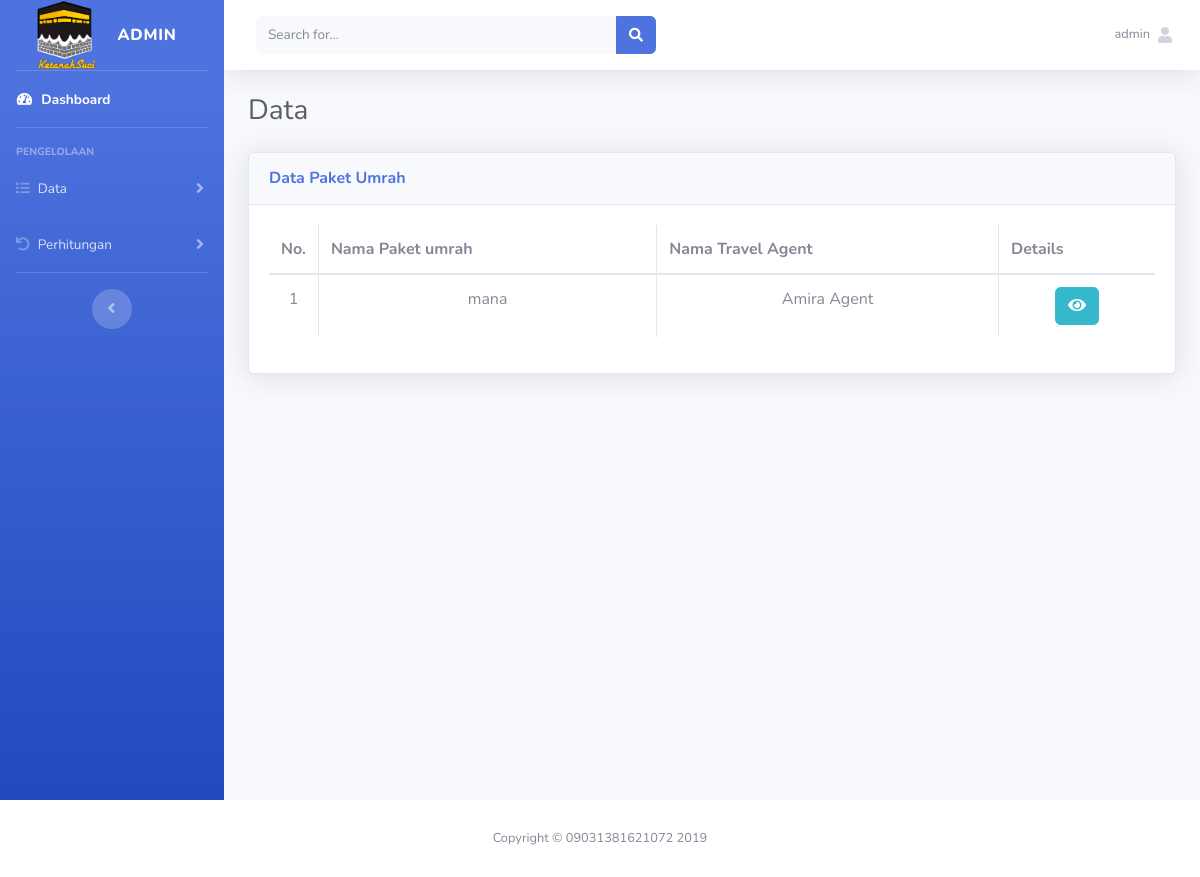
/index.php?url=data_paket_umrah (signed in), run on an earlier commit of the app's database.
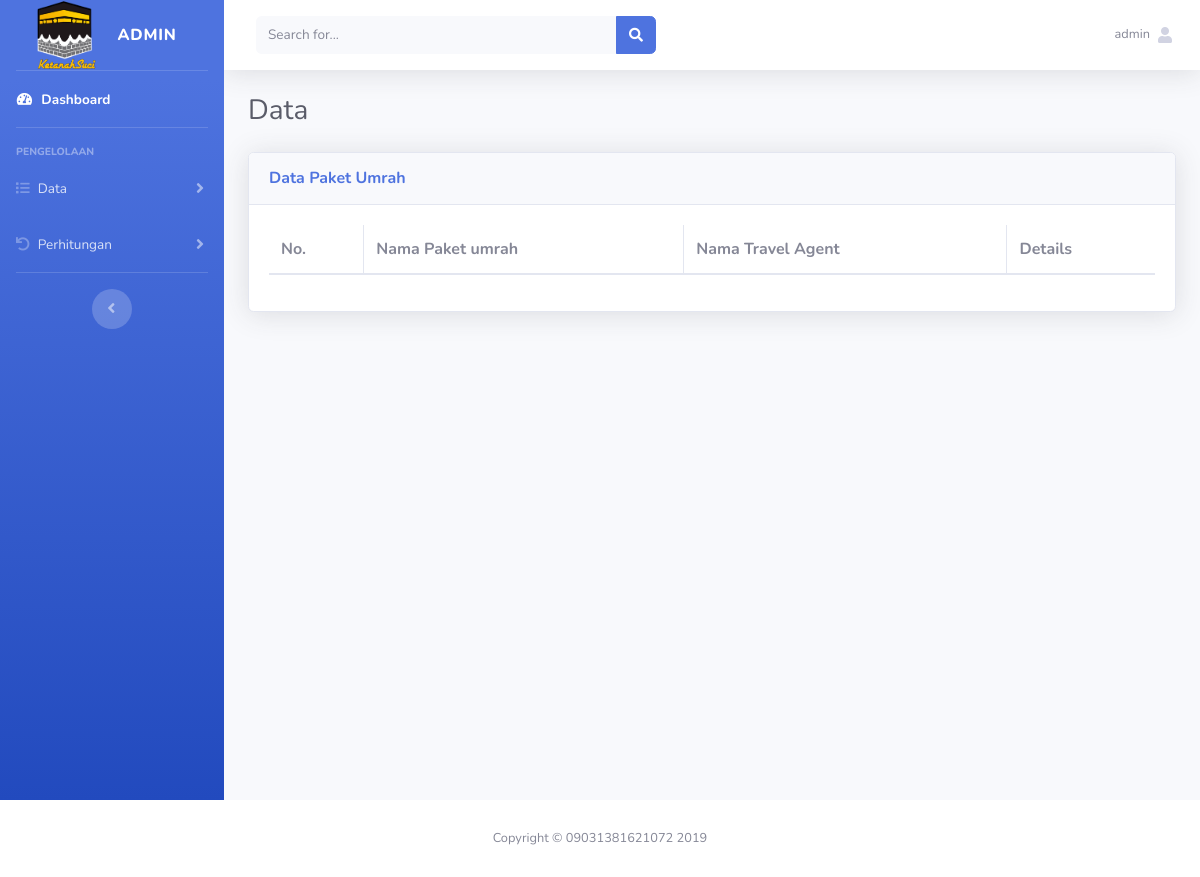
And on a later commit of the database.
### tables this page shows
CREATE TABLE `tbl_data_paket` (
  `id` int(11) NOT NULL,
  `paket_data_id` varchar(50) NOT NULL,
  `paket_detail` text NOT NULL,
  `nama_paket` varchar(100) NOT NULL,
  `harga_paket` int(50) NOT NULL,
  `id_jumlah_fasilitas` varchar(50) NOT NULL,
  `id_banyak_pelayanan` varchar(50) NOT NULL,
  `travel_id` varchar(50) NOT NULL,
  `jenispaket_id` varchar(50) NOT NULL,
  `testimoni_id` varchar(50) NOT NULL,
  `sertifikat_id` varchar(50) NOT NULL,
  `nama_hotel` varchar(100) NOT NULL,
  `bintang_hotel` enum('bintang 1','bintang 2','bintang 3','bintang 4','bintang 5') NOT NULL,
  `objek_wisata` varchar(100) NOT NULL,
  `nama_maskapai` varchar(50) NOT NULL,
  `rute_penerbangan` varchar(20) NOT NULL,
  `jumlah_hari` varchar(50) NOT NULL
);

CREATE TABLE `tbl_agent_travel` (
  `id` int(11) NOT NULL,
  `travel_id` varchar(50) NOT NULL,
  `nama` varchar(50) NOT NULL,
  `alamat` varchar(300) NOT NULL,
  `thn_berdiri` year(4) NOT NULL,
  `thn_izin` year(4) NOT NULL,
  `thn_habis` year(4) NOT NULL,
  `nomor_izin` varchar(50) NOT NULL,
  `punya_izin` enum('IYA','TIDAK') NOT NULL,
  `lokasi` varchar(300) NOT NULL,
  `No_HP` varchar(50) NOT NULL,
  `deskripsi` text NOT NULL,
  `status` varchar(50) NOT NULL
);

### config/routes.php (called while the page is built, shortened)
<?php
$req = [];
$include = [];
if(isset($_GET['url'])){
	switch ($_GET['url']) {
		case 'data_paket_umrah':
			$include[] ='halaman/paket_umrah/lihat.php';
			break;
	}
}else{
	$req[]='config/koneksi.php';
	$req[]='config/pengguna/load_data.php';
	$include[] ='pengguna_dashboard.php';
}
?>

### config/paket_umrah/load_data.php (called while the page is built)
<?php
include 'config/koneksi.php';
$sql=mysqli_query($koneksi,"SELECT * FROM tbl_data_paket inner join tbl_agent_travel USING(travel_id) WHERE jenispaket_id='U1'");
while($data=mysqli_fetch_assoc($sql)){
    $datas[]=$data;
}
?>

### halaman/paket_umrah/lihat.php (the view)
        <div class="container-fluid">
          <div class="d-sm-flex align-items-center justify-content-between mb-4">
            <h1 class="h3 mb-0 text-gray-800">Data</h1>
          </div>
            <div class="card shadow mb-4">
           <div class="card-header py-3">
               <h6 class="m-0 font-weight-bold text-primary"> Data Paket Umrah</h6>
           </div>
           <div class="card-body">
               <div class="table-responsive">
                   <table class="table table-bordered" id="dataTable" widht="100%" cellspacing="0">
                        <thead>
                            <tr>
                                <th>No.</th>
                                <th>Nama Paket umrah</th>
                                <th>Nama Travel Agent</th>
                                <th>Details</th>
                            </tr>
                        </thead>
                        <tbody>
                        <?php
                        $i=1;
                        if(isset($datas)):
                            foreach($datas as $d):
                        ?>
                            <tr align="center">
                                <td width="30"><?php echo $i++?></td>
                                <td><?php echo $d['nama_paket'];?></td>
                                <td><?php echo $d['nama'];?></td>
                                <td align="center">
                                    <a href="index.php?url=paket_umrah_lihat&id=<?php echo $d['paket_data_id']; ?>" class="btn btn-xs btn-info" title="lihat">
                                        <i class="fa fa-eye"></i>
                                    </a>
                                </td>
                            </tr>
                            <?php
                             endforeach;
                            endif;
                            ?>
                        </tbody>
                   </table>
               </div>
           </div>
       </div>
      </div>
    </div>
</div>
</div>

### index.php (shortened to what this page needs)
<?php
include 'config/routes.php';
if($_SESSION['level'] == 'admin'){
	   include 'halaman/admin_header.php';
	   } else if ($_SESSION['level'] == 'agent'){
	  include 'halaman/agent_travel_header.php';
	   }
foreach ($req as $key => $value) {
	require_once $value;
}
foreach ($include as $key => $value) {
	require_once $value;
}
if($_SESSION['level'] == 'pengguna'){
	include 'halaman/footer_pengguna.php';
}else if($_SESSION['level'] == 'member'){
	include 'halaman/footer_pengguna.php';
}
else{
	include 'halaman/footer.php';
}
?>

What changed in the data, as far as the page shows it:
no longer on this page (row edited): tbl_data_paket: nama_paket "mana", tbl_agent_travel.nama "Amira Agent"
